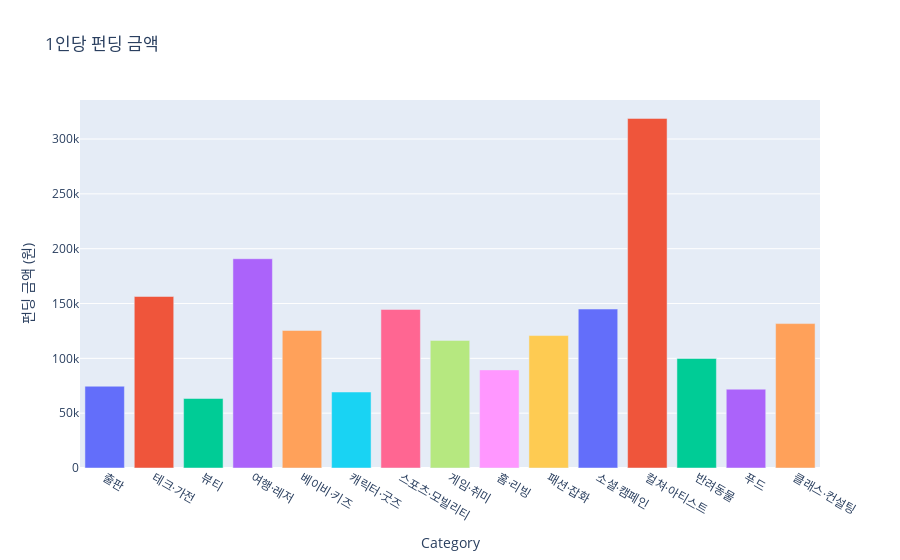

This figure's notebook cell:
### Markdown cell above
# 1인당 펀딩 금액이 높은 분야는?

### Code cell
fig3 = px.bar(wadiz_list_group, x="Category", y="AmountPerFunder", color="Category", title="1인당 펀딩 금액")
fig3.update_layout(showlegend=False, yaxis_title="펀딩 금액 (원)")
fig3.show()

### Figure 1 — Plotly figure (JSON) as saved in the notebook; plotly's stock layout.template omitted (floating-point values rounded to 4 significant figures)
{"data": [{"alignmentgroup": "True", "hovertemplate": "Category=%{x}<br>AmountPerFunder=%{y}<extra></extra>", "legendgroup": "출판", "marker": {"color": "#636efa", "pattern": {"shape": ""}}, "name": "출판", "offsetgroup": "출판", "orientation": "v", "showlegend": true, "textposition": "auto", "type": "bar", "x": ["출판"], "xaxis": "x", "y": [74570.0], "yaxis": "y"}, {"alignmentgroup": "True", "hovertemplate": "Category=%{x}<br>AmountPerFunder=%{y}<extra></extra>", "legendgroup": "테크·가전", "marker": {"color": "#EF553B", "pattern": {"shape": ""}}, "name": "테크·가전", "offsetgroup": "테크·가전", "orientation": "v", "showlegend": true, "textposition": "auto", "type": "bar", "x": ["테크·가전"], "xaxis": "x", "y": [156400.0], "yaxis": "y"}, {"alignmentgroup": "True", "hovertemplate": "Category=%{x}<br>AmountPerFunder=%{y}<extra></extra>", "legendgroup": "뷰티", "marker": {"color": "#00cc96", "pattern": {"shape": ""}}, "name": "뷰티", "offsetgroup": "뷰티", "orientation": "v", "showlegend": true, "textposition": "auto", "type": "bar", "x": ["뷰티"], "xaxis": "x", "y": [63380.0], "yaxis": "y"}, {"alignmentgroup": "True", "hovertemplate": "Category=%{x}<br>AmountPerFunder=%{y}<extra></extra>", "legendgroup": "여행·레저", "marker": {"color": "#ab63fa", "pattern": {"shape": ""}}, "name": "여행·레저", "offsetgroup": "여행·레저", "orientation": "v", "showlegend": true, "textposition": "auto", "type": "bar", "x": ["여행·레저"], "xaxis": "x", "y": [190900.0], "yaxis": "y"}, {"alignmentgroup": "True", "hovertemplate": "Category=%{x}<br>AmountPerFunder=%{y}<extra></extra>", "legendgroup": "베이비·키즈", "marker": {"color": "#FFA15A", "pattern": {"shape": ""}}, "name": "베이비·키즈", "offsetgroup": "베이비·키즈", "orientation": "v", "showlegend": true, "textposition": "auto", "type": "bar", "x": ["베이비·키즈"], "xaxis": "x", "y": [125400.0], "yaxis": "y"}, {"alignmentgroup": "True", "hovertemplate": "Category=%{x}<br>AmountPerFunder=%{y}<extra></extra>", "legendgroup": "캐릭터·굿즈", "marker": {"color": "#19d3f3", "pattern": {"shape": ""}}, "name": "캐릭터·굿즈", "offsetgroup": "캐릭터·굿즈", "orientation": "v", "showlegend": true, "textposition": "auto", "type": "bar", "x": ["캐릭터·굿즈"], "xaxis": "x", "y": [69310.0], "yaxis": "y"}, {"alignmentgroup": "True", "hovertemplate": "Category=%{x}<br>AmountPerFunder=%{y}<extra></extra>", "legendgroup": "스포츠·모빌리티", "marker": {"color": "#FF6692", "pattern": {"shape": ""}}, "name": "스포츠·모빌리티", "offsetgroup": "스포츠·모빌리티", "orientation": "v", "showlegend": true, "textposition": "auto", "type": "bar", "x": ["스포츠·모빌리티"], "xaxis": "x", "y": [144600.0], "yaxis": "y"}, {"alignmentgroup": "True", "hovertemplate": "Category=%{x}<br>AmountPerFunder=%{y}<extra></extra>", "legendgroup": "게임·취미", "marker": {"color": "#B6E880", "pattern": {"shape": ""}}, "name": "게임·취미", "offsetgroup": "게임·취미", "orientation": "v", "showlegend": true, "textposition": "auto", "type": "bar", "x": ["게임·취미"], "xaxis": "x", "y": [116400.0], "yaxis": "y"}, {"alignmentgroup": "True", "hovertemplate": "Category=%{x}<br>AmountPerFunder=%{y}<extra></extra>", "legendgroup": "홈·리빙", "marker": {"color": "#FF97FF", "pattern": {"shape": ""}}, "name": "홈·리빙", "offsetgroup": "홈·리빙", "orientation": "v", "showlegend": true, "textposition": "auto", "type": "bar", "x": ["홈·리빙"], "xaxis": "x", "y": [89470.0], "yaxis": "y"}, {"alignmentgroup": "True", "hovertemplate": "Category=%{x}<br>AmountPerFunder=%{y}<extra></extra>", "legendgroup": "패션·잡화", "marker": {"color": "#FECB52", "pattern": {"shape": ""}}, "name": "패션·잡화", "offsetgroup": "패션·잡화", "orientation": "v", "showlegend": true, "textposition": "auto", "type": "bar", "x": ["패션·잡화"], "xaxis": "x", "y": [120800.0], "yaxis": "y"}, {"alignmentgroup": "True", "hovertemplate": "Category=%{x}<br>AmountPerFunder=%{y}<extra></extra>", "legendgroup": "소셜·캠페인", "marker": {"color": "#636efa", "pattern": {"shape": ""}}, "name": "소셜·캠페인", "offsetgroup": "소셜·캠페인", "orientation": "v", "showlegend": true, "textposition": "auto", "type": "bar", "x": ["소셜·캠페인"], "xaxis": "x", "y": [145000.0], "yaxis": "y"}, {"alignmentgroup": "True", "hovertemplate": "Category=%{x}<br>AmountPerFunder=%{y}<extra></extra>", "legendgroup": "컬쳐·아티스트", "marker": {"color": "#EF553B", "pattern": {"shape": ""}}, "name": "컬쳐·아티스트", "offsetgroup": "컬쳐·아티스트", "orientation": "v", "showlegend": true, "textposition": "auto", "type": "bar", "x": ["컬쳐·아티스트"], "xaxis": "x", "y": [318800.0], "yaxis": "y"}, {"alignmentgroup": "True", "hovertemplate": "Category=%{x}<br>AmountPerFunder=%{y}<extra></extra>", "legendgroup": "반려동물", "marker": {"color": "#00cc96", "pattern": {"shape": ""}}, "name": "반려동물", "offsetgroup": "반려동물", "orientation": "v", "showlegend": true, "textposition": "auto", "type": "bar", "x": ["반려동물"], "xaxis": "x", "y": [99860.0], "yaxis": "y"}, {"alignmentgroup": "True", "hovertemplate": "Category=%{x}<br>AmountPerFunder=%{y}<extra></extra>", "legendgroup": "푸드", "marker": {"color": "#ab63fa", "pattern": {"shape": ""}}, "name": "푸드", "offsetgroup": "푸드", "orientation": "v", "showlegend": true, "textposition": "auto", "type": "bar", "x": ["푸드"], "xaxis": "x", "y": [71880.0], "yaxis": "y"}, {"alignmentgroup": "True", "hovertemplate": "Category=%{x}<br>AmountPerFunder=%{y}<extra></extra>", "legendgroup": "클래스·컨설팅", "marker": {"color": "#FFA15A", "pattern": {"shape": ""}}, "name": "클래스·컨설팅", "offsetgroup": "클래스·컨설팅", "orientation": "v", "showlegend": true, "textposition": "auto", "type": "bar", "x": ["클래스·컨설팅"], "xaxis": "x", "y": [131700.0], "yaxis": "y"}], "layout": {"barmode": "relative", "legend": {"title": {"text": "Category"}, "tracegroupgap": 0}, "showlegend": false, "title": {"text": "1인당 펀딩 금액"}, "xaxis": {"anchor": "y", "categoryarray": ["출판", "테크·가전", "뷰티", "여행·레저", "베이비·키즈", "캐릭터·굿즈", "스포츠·모빌리티", "게임·취미", "홈·리빙", "패션·잡화", "소셜·캠페인", "컬쳐·아티스트", "반려동물", "푸드", "클래스·컨설팅"], "categoryorder": "array", "domain": [0, 1], "title": {"text": "Category"}}, "yaxis": {"anchor": "x", "domain": [0, 1], "title": {"text": "펀딩 금액 (원)"}}}}
